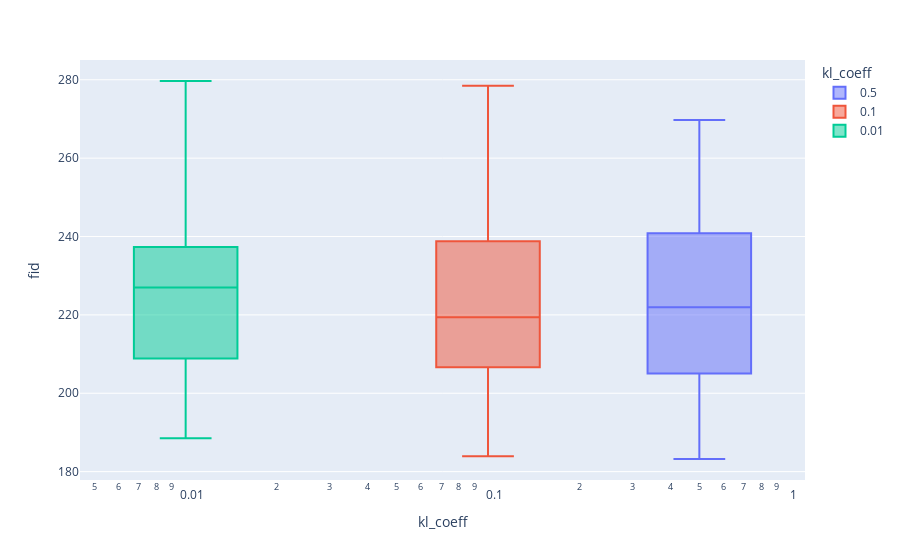

Notebook cell for this chart:
### Code cell
import plotly.express as px
px.box(df_clean, x='kl_coeff', y='fid', boxmode="overlay", log_x=True, color='kl_coeff')

### Figure 1 — Plotly figure (JSON) as saved in the notebook; plotly's stock layout.template omitted (floating-point values rounded to 4 significant figures)
{"data": [{"alignmentgroup": "True", "hoverlabel": {"namelength": 0}, "hovertemplate": "kl_coeff=%{x}<br>fid=%{y}", "legendgroup": "0.5", "marker": {"color": "#636efa"}, "name": "0.5", "notched": false, "offsetgroup": "0.5", "orientation": "v", "showlegend": true, "type": "box", "x": ["0.5", "0.5", "0.5", "0.5", "0.5", "0.5", "0.5", "0.5", "0.5", "0.5", "0.5", "0.5", "0.5", "0.5", "0.5", "0.5", "0.5", "0.5", "0.5", "0.5", "0.5", "0.5", "0.5", "0.5", "0.5", "0.5", "0.5", "0.5", "0.5", "0.5", "0.5", "0.5", "0.5", "0.5", "0.5", "0.5", "0.5", "0.5", "0.5", "0.5", "0.5", "0.5", "0.5", "0.5", "0.5"], "x0": " ", "xaxis": "x", "y": [183.2, 186.2, 188.3, 190.0, 194.2, 194.2, 196.9, 197.5, 200.1, 200.4, 203.3, 205.6, 206.8, 208.2, 208.3, 208.4, 209.9, 214.0, 215.1, 215.1, 218.6, 220.6, 221.9, 222.1, 222.4, 222.6, 222.7, 223.2, 223.6, 227.1, 233.2, 234.5, 234.7, 240.7, 241.2, 241.3, 247.7, 251.3, 251.4, 255.9, 258.5, 261.5, 266.5, 268.5, 269.8], "y0": " ", "yaxis": "y"}, {"alignmentgroup": "True", "hoverlabel": {"namelength": 0}, "hovertemplate": "kl_coeff=%{x}<br>fid=%{y}", "legendgroup": "0.1", "marker": {"color": "#EF553B"}, "name": "0.1", "notched": false, "offsetgroup": "0.1", "orientation": "v", "showlegend": true, "type": "box", "x": ["0.1", "0.1", "0.1", "0.1", "0.1", "0.1", "0.1", "0.1", "0.1", "0.1", "0.1", "0.1", "0.1", "0.1", "0.1", "0.1", "0.1", "0.1", "0.1", "0.1", "0.1", "0.1", "0.1", "0.1", "0.1", "0.1", "0.1", "0.1", "0.1", "0.1", "0.1", "0.1", "0.1", "0.1", "0.1", "0.1", "0.1", "0.1", "0.1", "0.1", "0.1", "0.1", "0.1", "0.1", "0.1"], "x0": " ", "xaxis": "x", "y": [183.9, 184.9, 185.6, 189.2, 192.8, 194.3, 199.4, 200.4, 203.7, 204.2, 205.6, 207.0, 207.6, 207.8, 208.2, 208.4, 209.6, 210.4, 211.0, 211.2, 212.3, 217.7, 219.4, 220.8, 221.7, 224.0, 224.1, 225.2, 233.4, 233.7, 234.9, 235.1, 235.9, 237.9, 241.5, 244.2, 244.8, 245.2, 246.4, 249.7, 250.9, 258.8, 265.3, 271.9, 278.5], "y0": " ", "yaxis": "y"}, {"alignmentgroup": "True", "hoverlabel": {"namelength": 0}, "hovertemplate": "kl_coeff=%{x}<br>fid=%{y}", "legendgroup": "0.01", "marker": {"color": "#00cc96"}, "name": "0.01", "notched": false, "offsetgroup": "0.01", "orientation": "v", "showlegend": true, "type": "box", "x": ["0.01", "0.01", "0.01", "0.01", "0.01", "0.01", "0.01", "0.01", "0.01", "0.01", "0.01", "0.01", "0.01", "0.01", "0.01", "0.01", "0.01", "0.01", "0.01", "0.01", "0.01", "0.01", "0.01", "0.01", "0.01", "0.01", "0.01", "0.01", "0.01", "0.01", "0.01", "0.01", "0.01", "0.01", "0.01", "0.01", "0.01", "0.01", "0.01", "0.01", "0.01", "0.01", "0.01", "0.01", "0.01"], "x0": " ", "xaxis": "x", "y": [188.5, 189.2, 191.2, 194.1, 197.0, 199.0, 201.6, 203.6, 203.9, 207.6, 207.8, 209.2, 211.9, 213.9, 216.7, 218.6, 218.8, 219.5, 219.5, 219.6, 221.6, 224.0, 227.0, 227.2, 229.2, 229.5, 230.1, 231.1, 231.2, 233.9, 234.3, 235.2, 236.7, 237.0, 238.4, 241.9, 243.4, 252.6, 254.9, 263.4, 265.4, 268.5, 273.9, 278.6, 279.7], "y0": " ", "yaxis": "y"}], "layout": {"boxmode": "overlay", "legend": {"title": {"text": "kl_coeff"}, "tracegroupgap": 0}, "margin": {"t": 60}, "xaxis": {"anchor": "y", "categoryarray": ["0.5", "0.1", "0.01"], "categoryorder": "array", "domain": [0, 1], "title": {"text": "kl_coeff"}, "type": "log"}, "yaxis": {"anchor": "x", "domain": [0, 1], "title": {"text": "fid"}}}}
